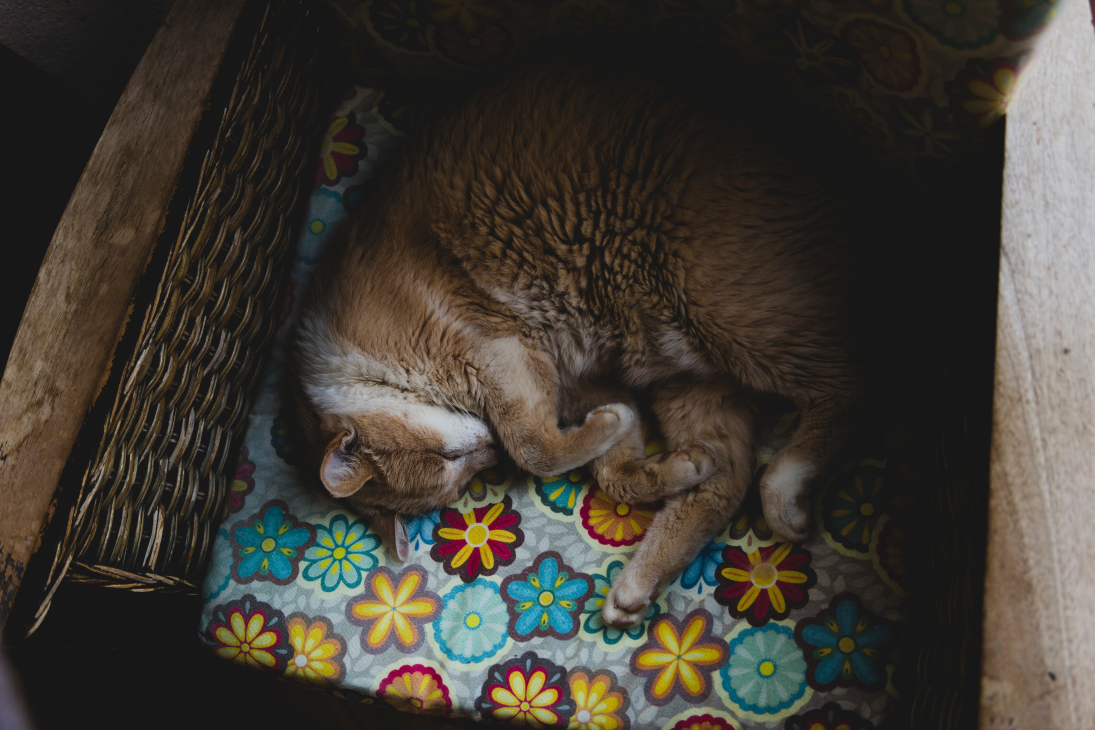
#> input picture TASK-6/backend/images/cat/jannik-selz-335261-unsplash.jpg, 5472 x 3648 px (shown at 1/5 size); its folder holds only this picture in this run
$ python train_models.py
#> lines starting #> are read from the running program, lines starting #| are printed output that depends on the picture
### TASK-6/backend/preprocessing.py
# preprocessing.py
from PIL import Image
import numpy as np

def extract_features(img_path, size=(128, 128)):
    """
    Load image, resize, normalize and flatten to 1D vector.
    Returns numpy array of shape (1, features).
    """
#> called with size = (128, 128)
    img = Image.open(img_path).convert("RGB")
#> img is the input picture: PIL image 5472x3648 RGB; mean R, G, B 64.5, 59.8, 52.4
    img = img.resize(size)
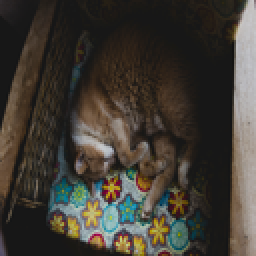
#> img: PIL image 128x128 RGB (shown 2 times larger); mean R, G, B 64.5, 59.8, 52.4
    arr = np.array(img, dtype=np.float32) / 255.0
    return arr.flatten().reshape(1, -1)

### TASK-6/backend/train_models.py
# train_models.py
import os
import numpy as np
import joblib
from sklearn.model_selection import train_test_split
from sklearn.preprocessing import StandardScaler
from sklearn.linear_model import LogisticRegression
from sklearn.ensemble import RandomForestClassifier
from sklearn.neighbors import KNeighborsClassifier
from sklearn.svm import SVC
from preprocessing import extract_features

BASE_DIR = os.path.dirname(__file__)
DATASET_DIR = os.path.join(BASE_DIR, "images")
MODELS_DIR = os.path.join(BASE_DIR, "models")
os.makedirs(MODELS_DIR, exist_ok=True)

def load_dataset():
    X, y = [], []
    class_names = []
    for label in sorted(os.listdir(DATASET_DIR)):
        class_path = os.path.join(DATASET_DIR, label)
        if not os.path.isdir(class_path):
            continue
        class_names.append(label)
        for fname in os.listdir(class_path):
            img_path = os.path.join(class_path, fname)
            try:
                feat = extract_features(img_path)
                X.append(feat.flatten())
                y.append(label)
            except Exception as e:
                print(f"Skipped {img_path}: {e}")
    X = np.array(X)
    y = np.array(y)
    print(f"Loaded dataset: X.shape={X.shape}, y.shape={y.shape}, classes={class_names}")
#| Loaded dataset: X.shape=(1, 49152), y.shape=(1,), classes=['cat']
    return X, y

def train_and_save():
    X, y = load_dataset()
    if len(X) == 0:
        raise RuntimeError("No training data found. Put dataset into backend/images/CLASS_NAME/*.jpg")
#> (the run stopped early here; a loop or call above may not have finished)

$ run again, on TASK-6/backend/images/cat/jose-ros-photo-388605-unsplash.jpg
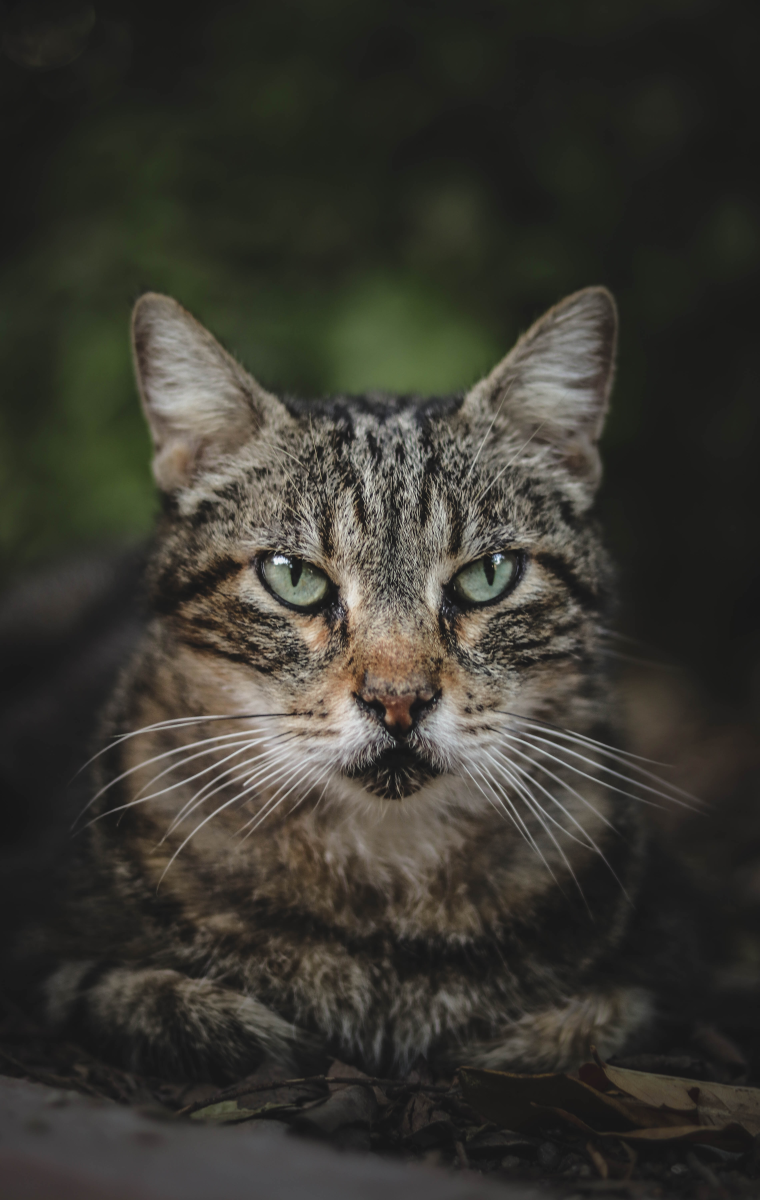
#> input picture TASK-6/backend/images/cat/jose-ros-photo-388605-unsplash.jpg, 3798 x 6000 px (shown at 1/5 size)
#> in extract_features, img is the input picture: PIL image 3798x6000 RGB; mean R, G, B 57.7, 56, 48.9
#> in extract_features, `img = img.resize(size)`:
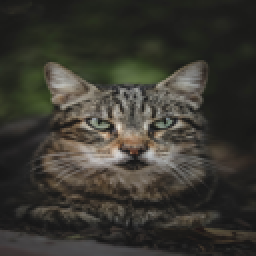
#> img: PIL image 128x128 RGB (shown 2 times larger); mean R, G, B 57.7, 56, 48.9
#| Loaded dataset: X.shape=(1, 49152), y.shape=(1,), classes=['cat']
